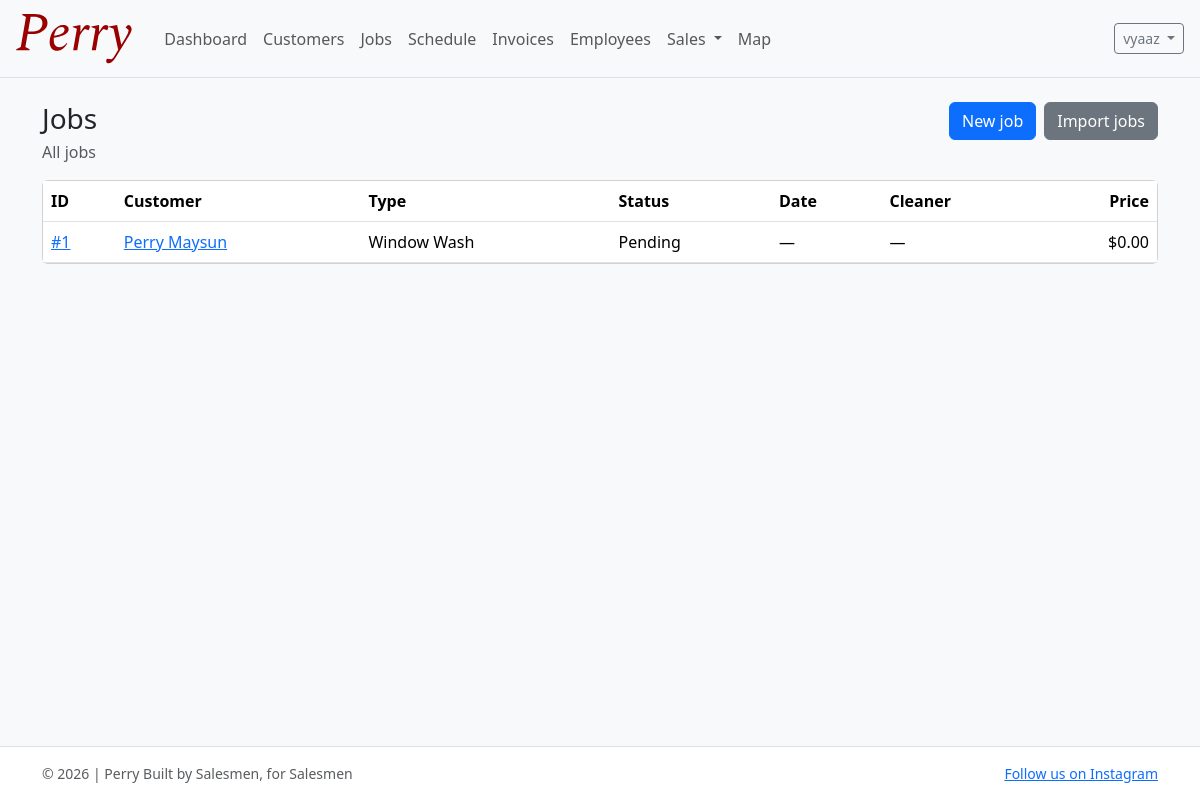
The app's page /jobs/ (signed in), older data.
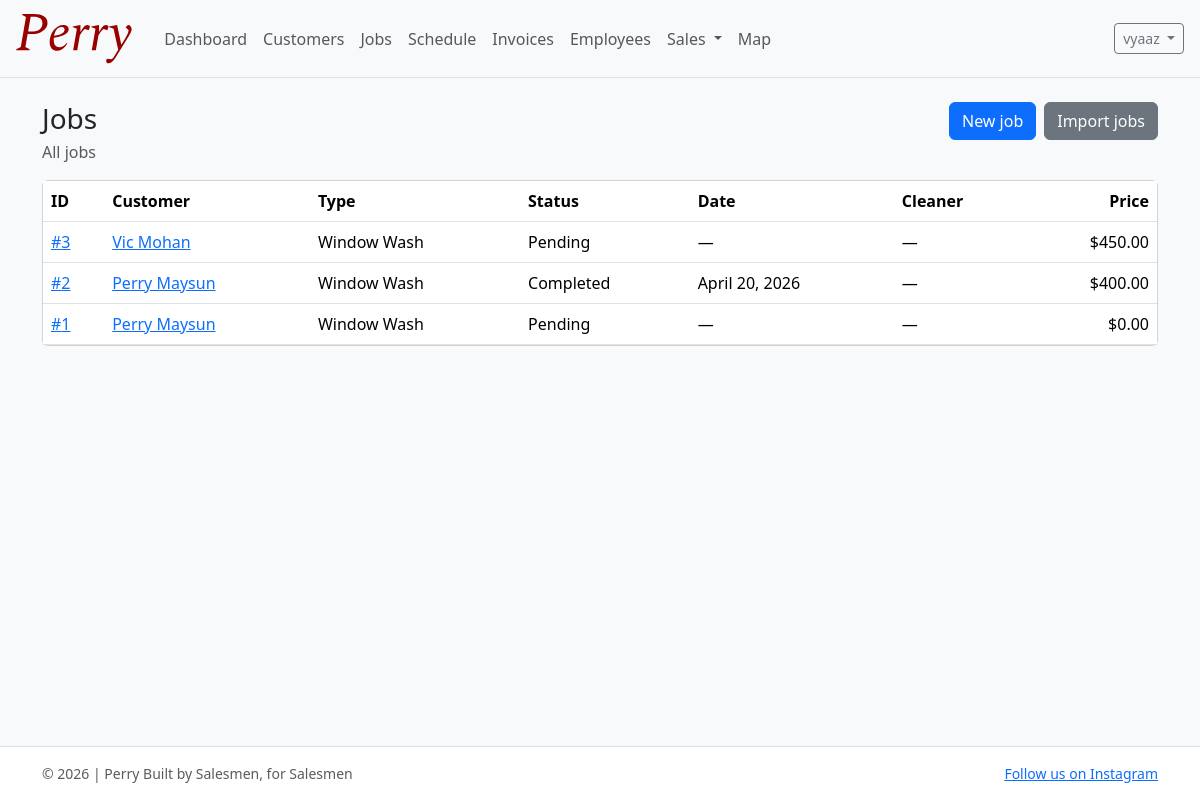
The same page, newer data.
### jobs/models.py (models this page shows, shortened)
class Job(models.Model):
    customer = models.ForeignKey("customers.Customer", on_delete=models.CASCADE, related_name="jobs")
    sale = models.OneToOneField("sales.Sale", on_delete=models.SET_NULL, null=True, blank=True, related_name="job")
    created_by = models.ForeignKey(
        settings.AUTH_USER_MODEL, on_delete=models.PROTECT, related_name="created_jobs"
    )
    assigned_cleaner = models.ForeignKey(
        settings.AUTH_USER_MODEL,
        on_delete=models.PROTECT,
        null=True,
        blank=True,
        related_name="assigned_jobs",
        limit_choices_to={"role__in": ["CLEANER", "BOTH"]},
    )
    job_type = models.CharField(max_length=30, choices=JobType.choices, default=JobType.WINDOW_WASH)
    description = models.TextField(blank=True)
    estimated_time = models.PositiveIntegerField(help_text="Minutes", default=120)  # 2 hours default
    price = models.DecimalField(max_digits=10, decimal_places=2, default=0)
    status = models.CharField(max_length=20, choices=JobStatus.choices, default=JobStatus.PENDING)
    scheduled_date = models.DateField(null=True, blank=True)
    scheduled_start_time = models.TimeField(null=True, blank=True)
    scheduled_end_time = models.TimeField(null=True, blank=True)
    completion_date = models.DateField(null=True, blank=True)
    created_at = models.DateTimeField(auto_now_add=True)
    class Meta:
        ordering = ["-created_at"]

### customers/models.py (models this page shows, shortened)
class Customer(models.Model):
    first_name = models.CharField(max_length=80)
    last_name = models.CharField(max_length=80)
    phone = models.CharField(max_length=30, blank=True)
    email = models.EmailField(blank=True)
    address = models.CharField(max_length=255, blank=True)
    city = models.CharField(max_length=120, blank=True)
    state = models.CharField(max_length=60, blank=True)
    zip_code = models.CharField(max_length=20, blank=True)
    notes = models.TextField(blank=True)
    first_job_date = models.DateField(null=True, blank=True)
    created_at = models.DateTimeField(auto_now_add=True)
    updated_at = models.DateTimeField(auto_now=True)
    class Meta:
        ordering = ["last_name", "first_name"]
    def __str__(self) -> str:
        return f"{self.first_name} {self.last_name}".strip()

### jobs/views.py (the view)
# urls.py: path("", job_list, name="job_list"),
@login_required
def job_list(request):
    qs = Job.objects.select_related("customer", "created_by", "assigned_cleaner")
    if getattr(request.user, "role", None) == "CLEANER":
        qs = qs.filter(assigned_cleaner=request.user)
    jobs = qs[:200]
    return render(request, "jobs/job_list.html", {"jobs": jobs})

### accounts/models.py (called while the page is built)
    def get_full_name(self) -> str:  # type: ignore[override]
        full = f"{self.first_name} {self.last_name}".strip()
        return full or self.username

### templates/jobs/job_list.html (shortened to what this page needs)
{% extends "base.html" %}
{% block content %}
  <div class="d-flex justify-content-between align-items-start gap-3 flex-wrap mb-3">
    <div>
      <h1 class="h3 mb-1">Jobs</h1>
      <div class="text-muted">All jobs{% if user.role == "CLEANER" %} assigned to you{% endif %}</div>
    </div>
    <div class="d-flex gap-2 flex-wrap">
      {% if user.role != "CLEANER" %}
        <a class="btn btn-primary" href="{% url 'job_create' %}">New job</a>
        <a class="btn btn-secondary" href="{% url 'job_import' %}">Import jobs</a>
      {% endif %}
    </div>
  </div>
  <div class="card">
    <div class="table-responsive">
      <table class="table mb-0 align-middle">
        <thead>
          <tr>
            <th>ID</th>
            <th>Customer</th>
            <th>Type</th>
            <th>Status</th>
            <th>Date</th>
            <th>Cleaner</th>
            <th class="text-end">Price</th>
          </tr>
        </thead>
        <tbody>
          {% for j in jobs %}
            <tr>
              <td><a href="{% url 'job_detail' j.pk %}">#{{ j.pk }}</a></td>
              <td><a href="{% url 'customer_detail' j.customer.pk %}">{{ j.customer }}</a></td>
              <td>{{ j.get_job_type_display }}</td>
              <td>{{ j.get_status_display }}</td>
              <td>{{ j.scheduled_date|default:"—" }}</td>
              <td>{{ j.assigned_cleaner|default:"—" }}</td>
              <td class="text-end">${{ j.price }}</td>
            </tr>
          {% empty %}
            <tr><td colspan="7" class="text-muted py-3">No jobs yet.</td></tr>
          {% endfor %}
        </tbody>
      </table>
    </div>
  </div>
{% endblock %}

Row changes from the older to the newer data that the page shows:
added Job: pk "3", customer "Vic Mohan", job_type "Window Wash", status "Pending", scheduled_date "—", assigned_cleaner "—", price "450.00"
added Job: pk "2", customer "Perry Maysun", job_type "Window Wash", status "Completed", scheduled_date "April 20, 2026", assigned_cleaner "—", price "400.00"
